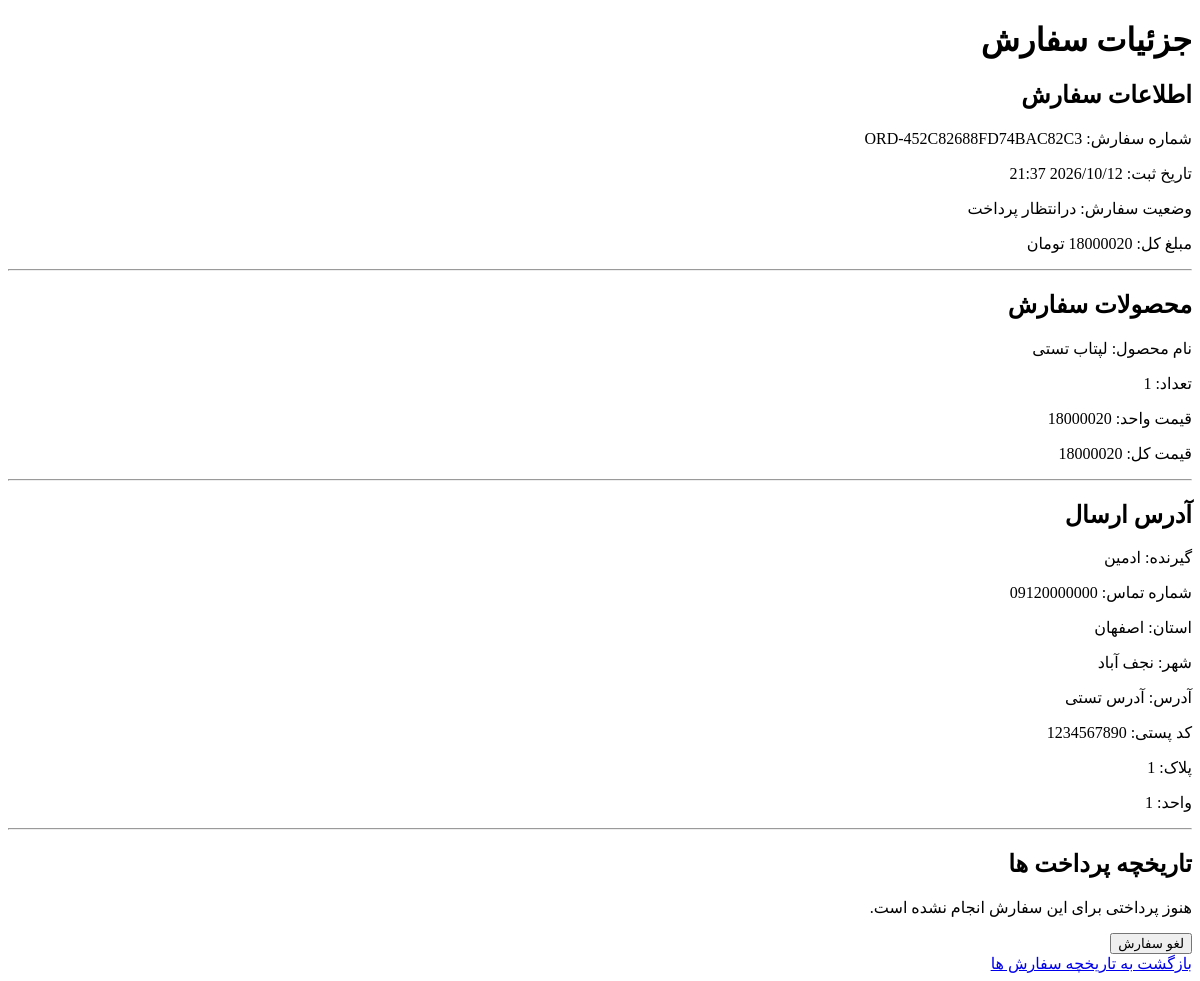
The page /orders/my-orders/76/ (signed in) on the database as committed earlier.
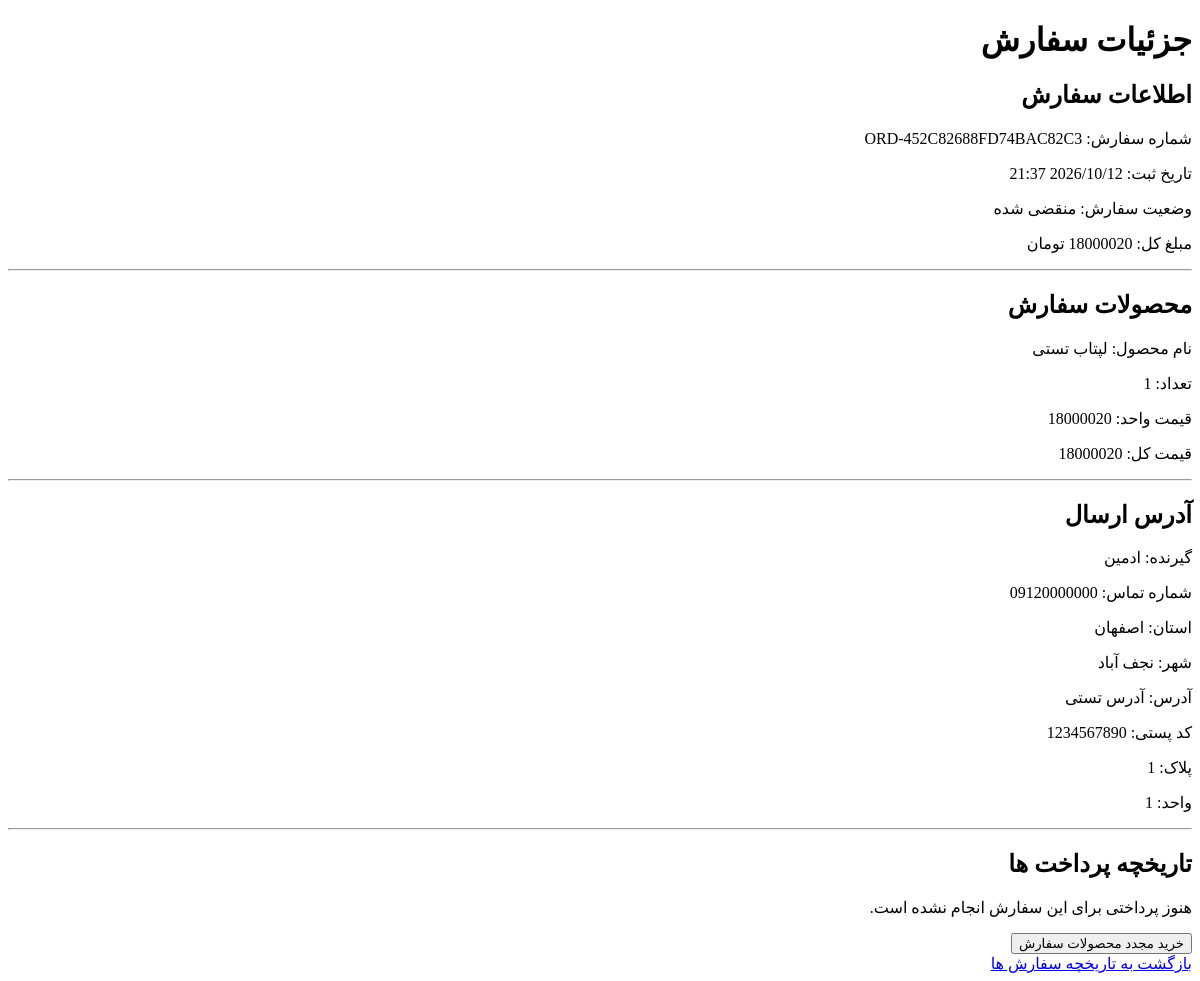
The same page on the database as committed later.
### orders/models.py (models this page shows, shortened)
class Order(models.Model):
    user = models.ForeignKey(settings.AUTH_USER_MODEL, on_delete=models.SET_NULL, null=True, blank=True, related_name="orders", verbose_name="کاربر")
    order_number = models.CharField(max_length=30, unique=True, verbose_name="شماره سفارش")
    checkout_key = models.UUIDField(null=True, blank=True, editable=False, verbose_name="کلید پرداختی")
    status = models.CharField(max_length=20, choices=Status.choices, default=Status.PENDING_PAYMENT, verbose_name="وضعیت سفارش")
    recipient_name = models.CharField(max_length=100, verbose_name="نام گیرنده")
    phone_number = models.CharField(max_length=11, verbose_name="شماره تماس")
    province = models.CharField(max_length=100, verbose_name="استان")
    city = models.CharField(max_length=100, verbose_name="شهر")
    address = models.TextField(verbose_name="آدرس")
    postal_code = models.CharField(max_length=10, verbose_name="کد پستی")
    plaque = models.CharField(max_length=20, blank=True, verbose_name="پلاک")
    unit = models.CharField(max_length=20,blank=True , verbose_name="واحد")
    total_amount =models.PositiveBigIntegerField(default=0, verbose_name="مبلغ کل")
    created_at = models.DateTimeField(auto_now_add=True, verbose_name="تاریخ ایجاد")
    update_at = models.DateTimeField(auto_now = True, verbose_name="تاریخ بروز رسانی")
    expires_at = models.DateTimeField(null=True, blank=True, verbose_name="تاریخ انقضای سفارش")
    close_at = models.DateTimeField(null=True, blank = True, verbose_name="زمان بسته شدن سفارش")
    paid_at = models.DateTimeField(null=True, blank=True, verbose_name="تاریخ پرداخت")
    class Meta:
        verbose_name = "سفارش"
        verbose_name_plural = "سفارش"
        ordering = ["-created_at"]
        constraints = [
            models.UniqueConstraint(
                fields=["user", "checkout_key"],
                condition=models.Q(status=Status.PENDING_PAYMENT),
                name = "unique_pending_checkout_per_user",
            )
        ]

### orders/views.py (the view)
# urls.py: path("my-orders/<int:order_id>/", views.order_detail_view, name = "detail"),
@login_required
def order_detail_view(request, order_id):
    order = get_object_or_404(Order, id=order_id, user=request.user)
    order_items = order.items.all().select_related("product","variant")
    payments = order.payments.all().order_by("-created_at")
    can_pay = (
        order.status == OrderStatus.PENDING_PAYMENT
        and (
            order.expires_at is None
            or order.expires_at > timezone.now()
        )
    )
    return render(request, "orders/order_detail.html",{"order":order, "order_items":order_items, "payments":payments, "can_pay":can_pay})

### orders/templates/orders/order_detail.html (shortened to what this page needs)
<!DOCTYPE html>
<html lang="fa" dir="rtl">
<head>
</head>
<body>
    <h1>جزئیات سفارش</h1>
    <h2>اطلاعات سفارش</h2>
    <p>شماره سفارش: {{ order.order_number }}</p>
    <p>تاریخ ثبت: {{ order.created_at|date:"Y/m/d H:i" }}</p>
    <p>وضعیت سفارش: {{ order.get_status_display }}</p>
    <p>مبلغ کل: {{ order.total_amount }} تومان</p>
    <hr>
    <h2>محصولات سفارش</h2>
    {% for item in order_items %}
        <section>
            <p>نام محصول: {{ item.product_name }} </p>
            <p>تعداد: {{ item.quantity }}</p>
            <p>قیمت واحد: {{ item.unit_price }}</p>
            <p>قیمت کل: {{ item.total_price }}</p>
        </section>
        <hr>
    {% empty %}
        <p>محصولی برای این سفارش ثبت نشده است</p>
    {% endfor %}
    <h2>آدرس ارسال</h2>
    <p>گیرنده: {{ order.recipient_name }}</p>
    <p>شماره تماس: {{ order.phone_number }}</p>
    <p>استان: {{ order.province }}</p>
    <p>شهر: {{ order.city }}</p>
    <p>آدرس: {{ order.address }}</p>
    <p>کد پستی: {{ order.postal_code }}</p>
    {% if order.plaque %}
        <p>پلاک: {{ order.plaque }}</p>
    {% endif %}
    {% if order.unit %}
        <p>واحد: {{ order.unit }}</p>
    {% endif %}
    <hr>
    <h2>تاریخچه پرداخت ها</h2>
    {% for payment in payments %}
        <section>
            <p>شناسه پرداخت: {{payment.id}}</p>
            <p>مبلغ: {{payment.amount}}</p>
            <p>وضعیت پرداخت: {{payment.get_status_display}}</p>
            <p>درگاه: {{payment.get_gateway_display}}</p>
            <p>تاریخ ایجاد: {{ payment.created_at|date:"Y/m/d H:i" }}</p>
        </section>
        <hr>
    {% empty %}
        <p>هنوز پرداختی برای این سفارش انجام نشده است.</p>
    {% endfor %}
    {% if order.status == "pending_payment" %}
        <form method="post" action="{% url 'orders:cancel_order' order_id=order.id %}">
            <button type="submit">لغو سفارش</button>
        </form>
    {% endif %}
    {% if order.status != "pending_payment" %}
        <form method="post" action="{% url 'orders:reorder' order_id=order.id %}">
            <button>خرید مجدد محصولات سفارش</button>
        </form>
    {% endif %}
    <a href="{% url 'orders:history' %}">
        بازگشت به تاریخچه سفارش ها
    </a>
</body>
</html>

Rows that differ between the two databases and show on the page:
changed Order "ORD-452C82688FD74BAC82C3": status "درانتظار پرداخت" → "منقضی شده"
Other text that changed with them:
text no longer shown: "لغو سفارش"
text now shown: "خرید مجدد محصولات سفارش"
